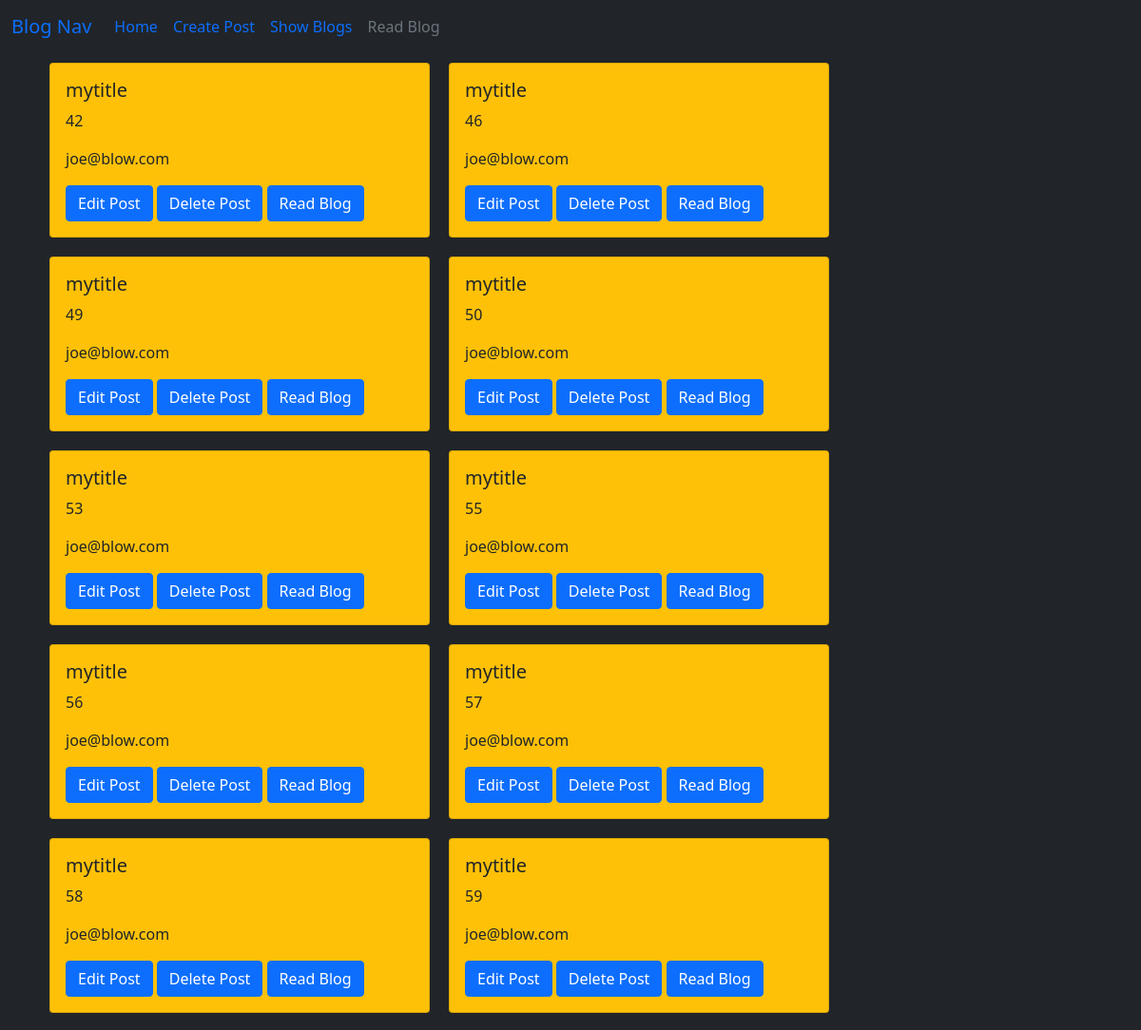
/showblog (upper part), run on an earlier commit of the app's database.
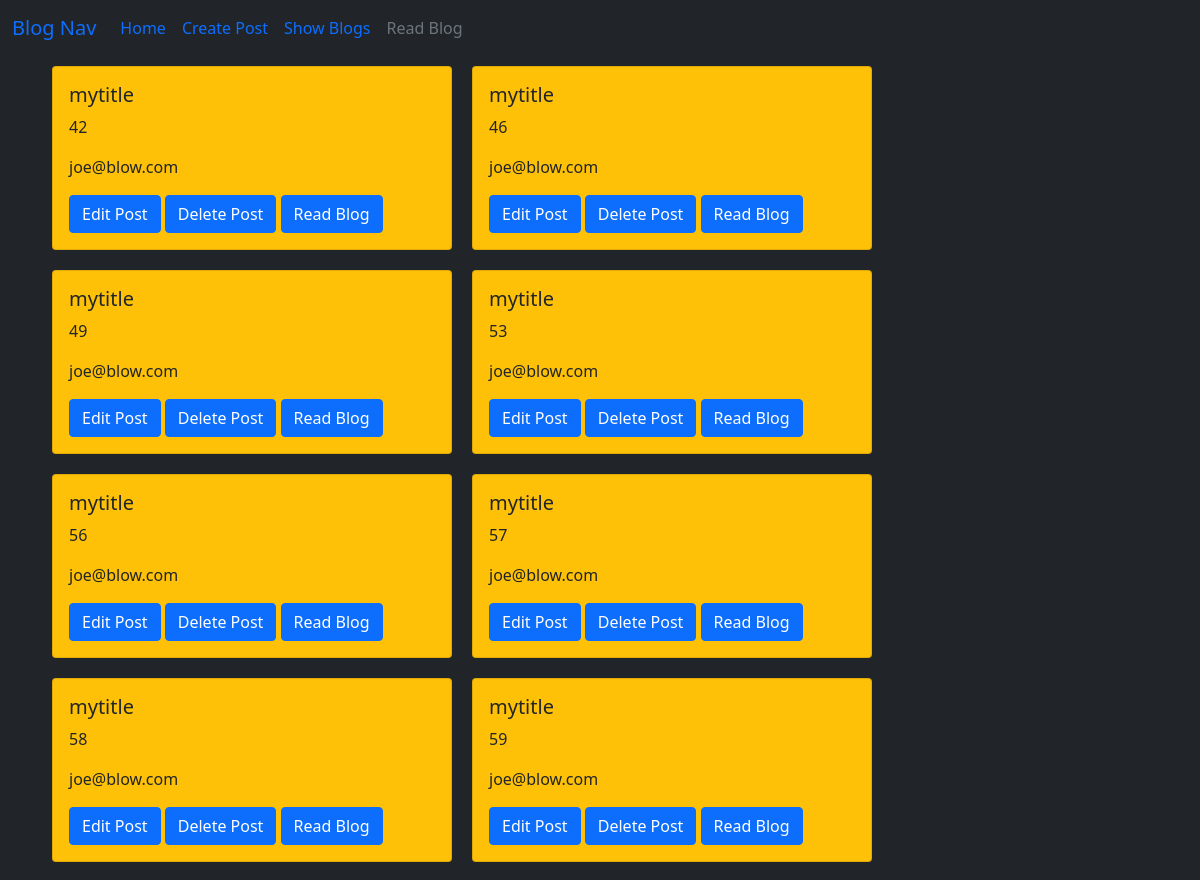
And on a later commit of the database.
### mydjangoprojectweb/models.py (models this page shows)
class Blog(models.Model):   # this class inherits from Model base class which helps to interacts directly with our database.
    title = models.CharField(max_length=200)  # Charfield is a field where you'll store short strings (upto max length of 200).
    email = models.CharField(max_length=200, default="youremail@somewhere.net")
    content = models.TextField()   # Text Field can be used for large amount of text like blog posts etc..

### mydjangoprojectweb/views.py (the view)
# urls.py: path('showblog',views.show_blogs, name='showblog'),
def show_blogs(request):      # View function to display Blog posts on our site using these retrieved data
     blogs = Blog.objects.all()    # This is how you can get all objects from your model ie., Database Table – this way we are fetching every single blog post that currently exists in database etc.. For example creating new field with name 'title' as per defined Comment Model and then getting its value using title = form['name'].value()
     return render(request, "show_blog.html", {"allBlogs": blogs})    # Return a rendered Response to HTTP Request – this way we are passing all retrieved data/objects ie., blog posts etc.. from our database directly into 'showAllPosts' HTML Template which is inside templates directory of myproject application where it can be displayed on webpage

### templates/show_blog.html (shortened to what this page needs)
<!doctype html>
<html lang="en"><!doctype html>
<HTML>
    <head>
        <link href="https://cdn.jsdelivr.net/npm/bootstrap@5.0.2/dist/css/bootstrap.min.css" rel="stylesheet">
    </head>
<body class="bg-dark">
  <nav class="navbar navbar-expand-lg">
    <div class="container-fluid">
      <a class="navbar-brand" href="#">Blog Nav</a>
      <div class="collapse navbar-collapse" id="navbarSupportedContent">
        <ul class="navbar-nav me-auto mb-2 mb-lg-0">
          <li class="nav-item">
            <a class="nav-link active" aria-current="page" href="/">Home</a>
          </li>
          <li class="nav-item">
            <a class="nav-link" href="/blogform">Create Post</a>
          </li>
          <li class="nav-item">
            <a class="nav-link" href="/showblog">Show Blogs</a>
          </li>
          <li class="nav-item">
            <a class="nav-link disabled" aria-disabled="true">Read Blog</a>
          </li>
        </ul>
      </div>
    </div>
</nav>
    {% if result is not None %}
    <div>
        <p class="alert alert-success"> SUCCESSFULLY deleted: {{result.0}}</p>
        <div class="alert alert-info">
          <p> <b>Member Information:</b></p>
          DB Record ID: {{id}}
          <br>
        <p><b> Class Type:</b></p>
          {%for item in result.1%}
              <p>{{item}}</p>
          {%endfor%}
        </div>
        <a href="/showblog" class="btn btn-primary pd-2 mr-2">Back to blogs...</a>
    </div>
    {%else%}
    <form method="GET">
        <div class="container">
                <div class="card-group">
                        {% for post in allBlogs %}
                        <div class="row" style=" padding:10px;">
                            <div class="col">
                                <div class="card bg-warning" style="width: 25rem;">
                                    <div class="card-body">
                                        <h5 class="card-title">{{post.title}}</h5>
                                        <p class="card-text">{{post.id}}</p>
                                        <p class="card-text">{{post.email}}</p>
                                        <a href="/editblog/{{post.id}}" class="btn btn-primary mr-2">Edit Post</a>
                                        <a href="/deleteblog/{{post.id}}" class="btn btn-primary mr-2">Delete Post</a>
                                        <a href="/readblog/{{post.id}}" class="btn btn-primary mr-2">Read Blog</a>
                                    </div>
                                </div>
                            </div>
                        </div>
                        {% endfor %}
                </div>
        </div>
    </form>
    {% endif %}
</body>
</HTML>

What changed in the data, as far as the page shows it:
removed Blog: title "mytitle", id "50", email "joe@blow.com"
removed Blog: title "mytitle", id "55", email "joe@blow.com"
